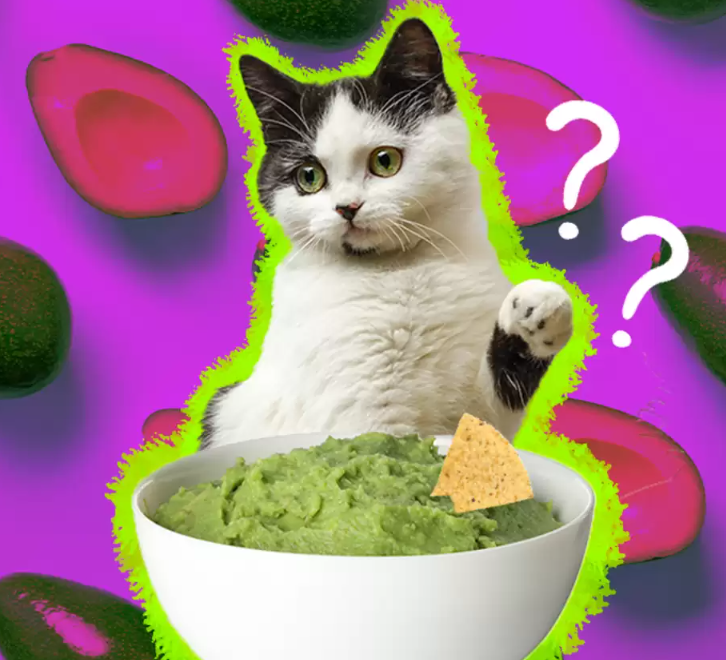
#> input picture codespaces/can-cats-eat-avocado-as-a-snack.png, 726 x 660 px
$ jupyter execute demo.ipynb
#> lines starting #> are read from the running program, lines starting #| are printed output that depends on the picture
[cell 1]
# https://blog.shibayan.jp/entry/20220309/1646754054
# https://www.thedodo.com/dodowell/can-cats-eat-avocados
import cv2
import matplotlib
import matplotlib.pyplot as plt

print(f'cv2: {cv2.__version__}')
print(f'matplotlib: {matplotlib.__version__}')

[cell 2]
source_image = cv2.imread('can-cats-eat-avocado-as-a-snack.png')
#> source_image is the input picture: shape (660, 726, 3); mean B, G, R 145.1, 120.5, 168
gray_image = cv2.cvtColor(source_image, cv2.COLOR_BGR2GRAY)
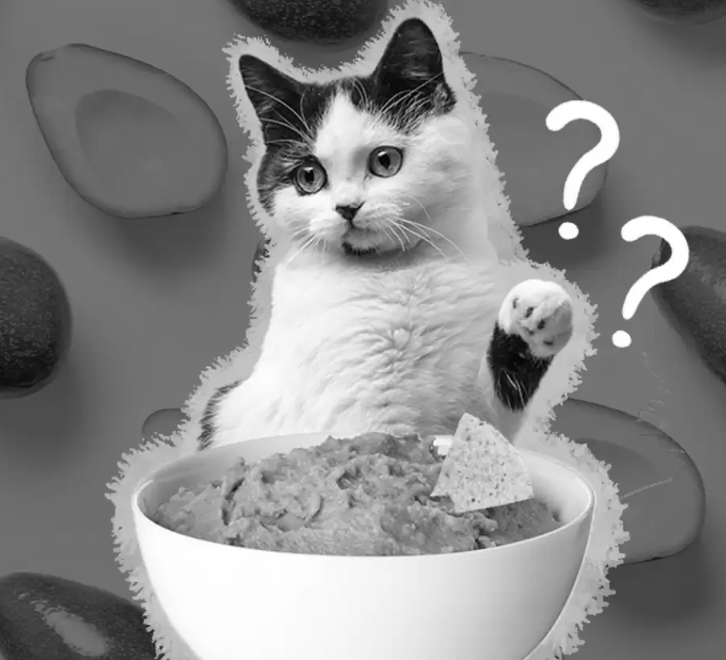
#> gray_image: shape (660, 726); min 0, max 255, mean 137.5

plt.figure(figsize = (8,4))
plt.subplot(1,2,1)
plt.imshow(source_image)
# plt.title('my picture')
plt.colorbar()

plt.subplot(1,2,2)
plt.imshow(gray_image)
# plt.title('my picture')
plt.colorbar()
plt.show()
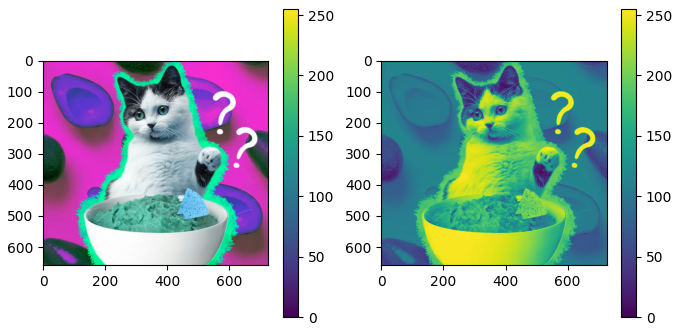
#> figure drawn by matplotlib, 4 panels; B, G, R data is drawn as R, G, B
